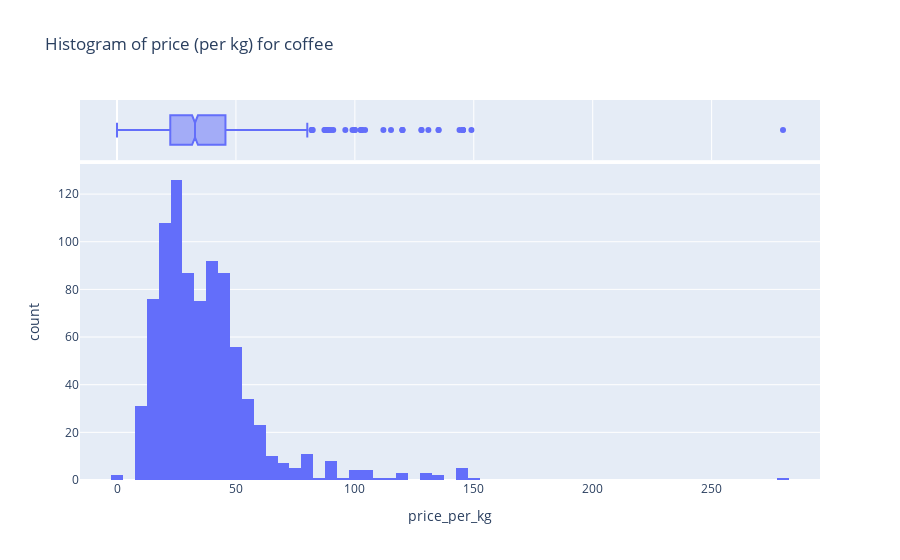

Here is the notebook cell this chart was saved with:
### Code cell
import plotly.express as px
from plotly.subplots import make_subplots
import plotly.graph_objects as go

px.histogram(coffee_df, "price_per_kg", marginal='box', title="Histogram of price (per kg) for coffee") #marginal shows distribution

### Figure 1 — Plotly figure (JSON) as saved in the notebook; plotly's stock layout.template omitted (floating-point values rounded to 4 significant figures; data arrays with more than 128 entries replaced by an {"elided": "..."} marker saying what was removed)
{"data": [{"alignmentgroup": "True", "bingroup": "x", "hovertemplate": "price_per_kg=%{x}<br>count=%{y}<extra></extra>", "legendgroup": "", "marker": {"color": "#636efa"}, "name": "", "offsetgroup": "", "orientation": "v", "showlegend": false, "type": "histogram", "x": {"elided": "865 float values"}, "xaxis": "x", "yaxis": "y"}, {"alignmentgroup": "True", "hovertemplate": "price_per_kg=%{x}<extra></extra>", "legendgroup": "", "marker": {"color": "#636efa"}, "name": "", "notched": true, "offsetgroup": "", "showlegend": false, "type": "box", "x": {"elided": "865 float values"}, "xaxis": "x2", "yaxis": "y2"}], "layout": {"barmode": "relative", "legend": {"tracegroupgap": 0}, "title": {"text": "Histogram of price (per kg) for coffee"}, "xaxis": {"anchor": "y", "domain": [0, 1], "title": {"text": "price_per_kg"}}, "xaxis2": {"anchor": "y2", "domain": [0, 1], "matches": "x", "showgrid": true, "showticklabels": false}, "yaxis": {"anchor": "x", "domain": [0, 0.8316], "title": {"text": "count"}}, "yaxis2": {"anchor": "x2", "domain": [0.8416, 1], "matches": "y2", "showgrid": false, "showline": false, "showticklabels": false, "ticks": ""}}}
